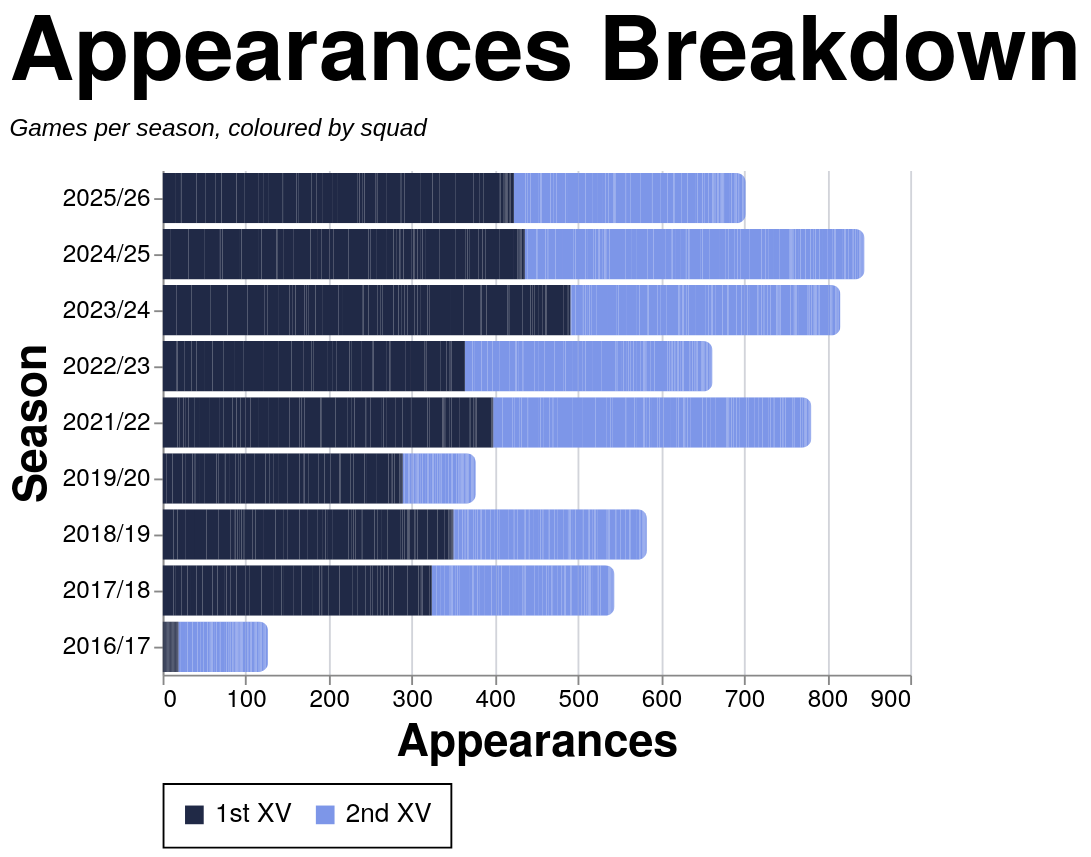

Write the Vega-Lite specification saved for this chart.
### Vega-Lite specification from a JSON file in a GitHub repository (floating-point values rounded to 4 significant figures; data arrays with more than 128 entries replaced by an {"elided": "..."} marker saying what was removed)
{"config": {"axis": {"labelFont": "PT Sans Narrow, Helvetica Neue, Helvetica, Arial, sans-serif", "titleFont": "PT Sans Narrow, Helvetica Neue, Helvetica, Arial, sans-serif", "labelFontSize": 13, "titleFontSize": 24, "gridColor": "#202947", "gridOpacity": 0.2, "zindex": 1}, "text": {"font": "Lato, sans-serif"}, "bar": {"cornerRadiusEnd": 5}, "header": {"labelFont": "PT Sans Narrow, Helvetica Neue, Helvetica, Arial, sans-serif", "titleFont": "PT Sans Narrow, Helvetica Neue, Helvetica, Arial, sans-serif", "labelFontSize": 24, "titleFontSize": 28, "labelFontWeight": "bold", "orient": "left"}, "legend": {"labelFont": "PT Sans Narrow, Helvetica Neue, Helvetica, Arial, sans-serif", "titleFont": "PT Sans Narrow, Helvetica Neue, Helvetica, Arial, sans-serif", "labelFontSize": 14, "titleFontSize": 16, "titlePadding": 5, "fillColor": "white", "strokeColor": "black", "padding": 10, "titleFontWeight": "lighter", "titleFontStyle": "italic", "titleColor": "gray", "offset": 10}, "title": {"font": "PT Sans Narrow, Helvetica Neue, Helvetica, Arial, sans-serif", "fontSize": 48, "fontWeight": "bold", "anchor": "start", "align": "center", "titlePadding": 20, "subtitlePadding": 10, "subtitleFontSize": 13, "subtitleColor": "", "subtitleFontStyle": "italic", "offset": 15, "color": "black"}, "axisX": {"labelAngle": 0}, "facet": {"title": null, "header": null, "align": {"row": "each", "column": "each"}, "spacing": 10}, "resolve": {"scale": {"y": "independent", "facet": "independent"}}, "background": "transparent", "scale": {"offsetBandPaddingOuter": 0.2, "offsetBandPaddingInner": 0.1}, "view": {"stroke": null, "background": "transparent"}}, "data": {"name": "data-4ab47e7e721b3abbae3382f3f8e0562e"}, "mark": {"type": "bar"}, "encoding": {"color": {"field": "color_value", "legend": {"orient": "bottom", "title": null}, "scale": {"domain": ["1st XV", "2nd XV"], "range": ["#202946", "#7d96e8"]}, "sort": {"field": "sum(apps)", "op": "sum", "order": "descending"}, "type": "nominal"}, "tooltip": [{"field": "player", "title": "Player", "type": "nominal"}, {"field": "season", "title": "Season", "type": "nominal"}, {"field": "color_value", "title": "Group", "type": "nominal"}, {"aggregate": "sum", "field": "apps", "title": "Appearances", "type": "quantitative"}], "x": {"aggregate": "sum", "field": "apps", "title": "Appearances", "type": "quantitative"}, "y": {"field": "season", "sort": {"field": "season_sort", "op": "max", "order": "descending"}, "title": "Season", "type": "nominal"}}, "height": {"step": 30}, "title": {"text": "Appearances Breakdown", "subtitle": "Games per season, coloured by squad"}, "width": 400, "$schema": "https://vega.github.io/schema/vega-lite/v5.20.1.json", "datasets": {"data-4ab47e7e721b3abbae3382f3f8e0562e": {"elided": "2509 records"}}}
